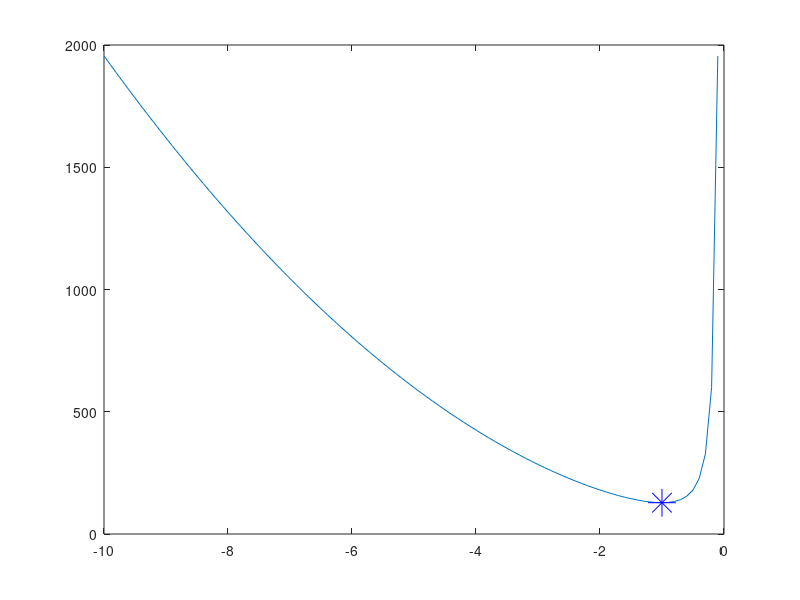

The MATLAB script that drew this image:
function Ladder_Example()
close all
clc

m = -10:0.1:(-0.1);
L2 = f(m);

plot(m,L2)

m0 = -1;
alfa = 0.1;

for idx = 1:1000
    m0 = m0 - alfa*fprime(m0)/fdblprime(m0)
end
hold on
plot(m0,f(m0),'b*','MarkerSize',20)

mfminbdn = fminbnd(@f,-10,-0.1)
mfminsearch = fminsearch(@f,-1)

function L2 = f(m)

L2 = (((4-4*m).^2)./(m.^2)).*(m.^2+1);

function out = fprime(m)
delm = 0.001;
out = (f(m+delm)-f(m))/delm;

function out = fdblprime(m)
delm = 0.001;
out = (f(m+2*delm)-2*f(m+delm)+f(m))/(delm^2);
